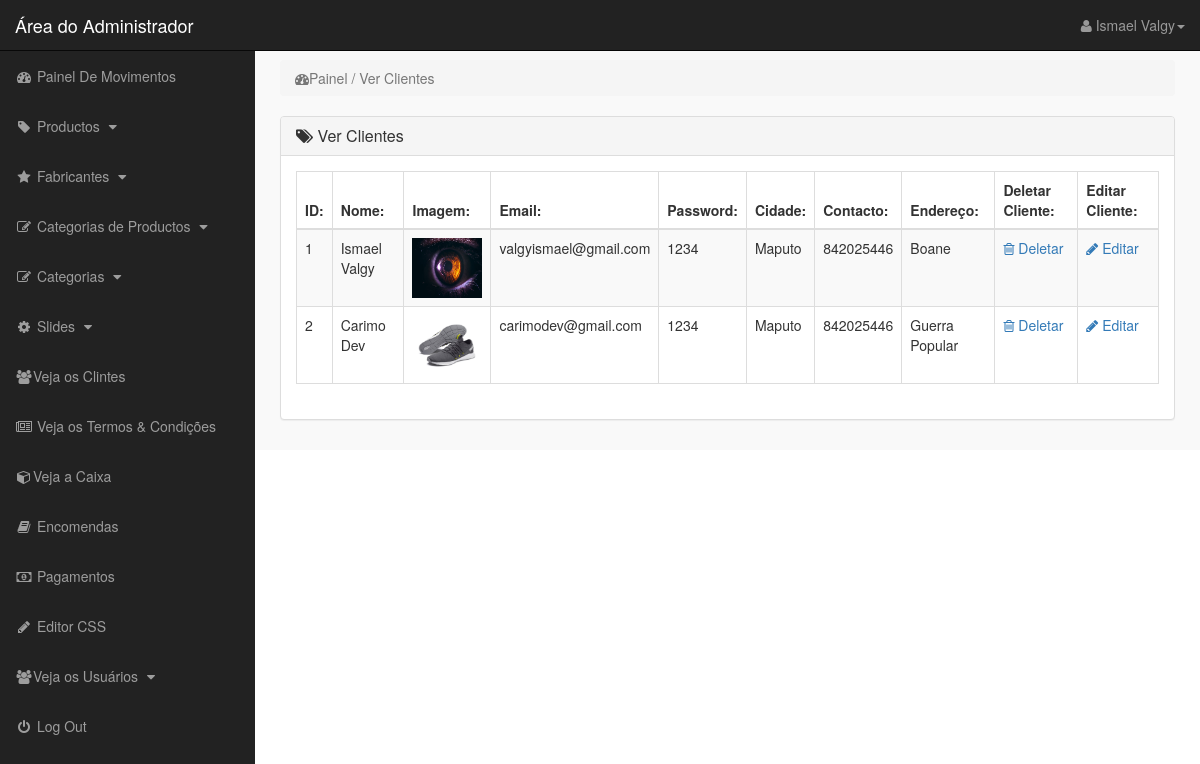
Page /admin_area/index.php?view_customers (signed in) on the committed database.
### tables this page shows
CREATE TABLE `customers` (
  `customer_id` int(10) NOT NULL,
  `customer_name` varchar(255) NOT NULL,
  `customer_email` varchar(255) NOT NULL,
  `customer_pass` varchar(255) NOT NULL,
  `customer_city` text NOT NULL,
  `customer_contact` varchar(255) NOT NULL,
  `customer_address` text NOT NULL,
  `customer_image` text NOT NULL,
  `customer_ip` varchar(100) NOT NULL
);

### admin_area/view_customers.php (the view)
<?php
    if(!isset($_SESSION['admin_email'])){
        echo"<script>window.open('login.php','_self')</script>";
    }else{
?>
<div class="row">
    <div class="col-lg-12">
        <ol class="breadcrumb">
            <li class="active">
                <i class="fa fa-dashboard"></i>Painel / Ver Clientes
            </li>
        </ol>
    </div>
</div>
<div class="row">
    <div class="col-lg-12">
        <div class="panel panel-default">
            <div class="panel-heading">
                <h3 class="panel-title">
                    <i class="fa fa-tags"></i> Ver Clientes
                </h3>
            </div>
            <div class="panel-body">
                <div class="table-responsive">
                    <table class="table table-striped table-bordered table-hover">
                        <thead>
                            <tr>
                                <th> ID: </th>
                                <th> Nome: </th>
                                <th> Imagem: </th>
                                <th> Email: </th>
                                <th> Password: </th>
                                <th> Cidade: </th>
                                <th> Contacto: </th>
                                <th> Endereço: </th>
                                <th> Deletar Cliente: </th>
                                <th> Editar Cliente: </th>
                            </tr>
                        </thead>
                        <tbody>
                            <?php
                                $i=0;
                                $get_customers = "select * from customers";
                                $run_customers = mysqli_query($con,$get_customers);
                                while($row_customers=mysqli_fetch_array($run_customers)){
                                    $customers_id = $row_customers['customer_id'];
                                    $customers_name = $row_customers['customer_name'];
                                    $customers_email = $row_customers['customer_email'];
                                    $customers_image = $row_customers['customer_image'];
                                    $customers_pass = $row_customers['customer_pass'];
                                    $customers_city = $row_customers['customer_city'];
                                    $customers_contact = $row_customers['customer_contact'];
                                    $customers_address = $row_customers['customer_address'];
                                    $i++;
                            ?>
                            <tr>
                                <td><?php echo $i;?></td>
                                <td><?php echo $customers_name;?></td>
                                <td><img src="../customer/customer_images/<?php echo $customers_image;?>" width="70" height="60"></td>
                                <td><?php echo $customers_email;?></td>
                                <td><?php echo $customers_pass;?></td>
                                <td><?php echo $customers_city;?></td>
                                <td><?php echo $customers_contact;?></td>
                                <td><?php echo $customers_address;?></td>
                                <td>
                                    <a href="index.php?delete_customer=<?php echo  $customers_id; ?>">
                                       <i class="fa fa-trash-o"></i> Deletar
                                    </a>
                                </td>
                                <td>
                                    <a href="index.php?edit_customer=<?php echo  $customers_id; ?>">
                                       <i class="fa fa-pencil"></i> Editar
                                    </a>
                                </td>
                            </tr>
                            <?php } ?>
                        </tbody>
                    </table>
                </div>
            </div>
        </div>
    </div>
</div>
<?php  } ?>

### admin_area/includes/sidebar.php (shortened to what this page needs)
<?php
    if(!isset($_SESSION['admin_email'])){
        echo"<script>window.open('login.php','_self')</script>";
    }else{
?>
   <nav class="navbar navbar-inverse navbar-fixed-top">
    <div class="navbar-header">
        <a href="index.php?dashboard" class="navbar-brand">Área do Administrador</a>
    </div>
    <ul class="nav navbar-right top-nav">
        <li class="dropdown">
            <a href="#" class="dropdown-toggle" data-toggle="dropdown">
                <i class="fa fa-user"></i> <?php echo $admin_name; ?><b class="caret"></b>
            </a>
        </li>
    </ul>
    <div class="collapse navbar-collapse navbar-ex1-collapse">
        <ul class="nav navbar-nav side-nav">
            <li>
                   <a href="index.php?dashboard">
                       <i class="fa fa-fw fa-dashboard"></i> Painel De Movimentos
                   </a>
            </li>
            <li>
                   <a href="#" data-toggle="collapse" data-target="#products">
                       <i class="fa fa-fw fa-tag"></i> Productos
                       <i class="fa fa-fw fa-caret-down"></i>
                   </a>
            </li><li>
                   <a href="#" data-toggle="collapse" data-target="#manufacturer">
                       <i class="fa fa-fw fa-star"></i> Fabricantes
                       <i class="fa fa-fw fa-caret-down"></i>
                   </a>
            </li>
            <li>
                   <a href="#" data-toggle="collapse" data-target="#p_cat">
                       <i class="fa fa-fw fa-edit"></i> Categorias de Productos
                       <i class="fa fa-fw fa-caret-down"></i>
                   </a>
            </li>
            <li>
                   <a href="#" data-toggle="collapse" data-target="#cat">
                       <i class="fa fa-fw fa-edit"></i> Categorias
                       <i class="fa fa-fw fa-caret-down"></i>
                   </a>
            </li>
            <li>
                   <a href="#" data-toggle="collapse" data-target="#slides">
                       <i class="fa fa-fw fa-gear"></i> Slides
                       <i class="fa fa-fw fa-caret-down"></i>
                   </a>
            </li>
            <li>
                <a href="index.php?view_customers">
                    <i class="fa fa-fw fa-users"></i>Veja os Clintes
                </a>
            </li>
            <li>
                <a href="index.php?view_terms">
                    <i class="fa fa-fw fa-newspaper-o"></i> Veja os Termos & Condições
                </a>
            </li>
            <li>
                <a href="index.php?view_box">
                    <i class="fa fa-fw fa-cube"></i>Veja a Caixa
                </a>
            </li>
            <li>
                <a href="index.php?view_orders">
                    <i class="fa fa-fw fa-book"></i> Encomendas
                </a>
            </li>
            <li>
                <a href="index.php?view_payments">
                    <i class="fa fa-fw fa-money"></i> Pagamentos
                </a>
            </li>
            <li>
            <li>
                <a href="index.php?edit_css">
                    <i class="fa fa-fw fa-pencil"></i> Editor CSS
                </a>
            </li>
            <li>
                   <a href="#" data-toggle="collapse" data-target="#users">
                       <i class="fa fa-fw fa-users"></i>Veja os Usuários
                       <i class="fa fa-fw fa-caret-down"></i>
                   </a>
            </li>
            <li>
                <a href="logout.php">
                    <i class="fa fa-fw fa-power-off"></i> Log Out
                </a>
            </li>
        </ul>
    </div>
</nav>
<?php } ?>

### admin_area/css/style.css (style rules this page uses)
body { margin-top: 100px; }
@media (min-width: 768px) { body { margin-top: 50px; } }
.top-nav { padding: 0 15px; }
.top-nav>li { float: left; display: inline-block; }
.top-nav>li>a { color: #999999; line-height: 20px; padding-top: 15px; padding-bottom: 15px; }
@media (min-width: 768px) { .side-nav { position: fixed; top: 51px; bottom: 0; width: 255px; overflow-y: auto; overflow-x: hidden; background-color: #222222; padding-bottom: 40px; border-radius: 0; } }
@media (min-width: 768px) { .side-nav>li>a { width: 255px; } }
.panel-body { border-radius: 5px; }

### rows in the picture
customers: customer_name "Ismael Valgy", customer_image (picture), customer_email "valgyismael@gmail.com", customer_pass "1234", customer_city "Maputo", customer_contact "842025446", customer_address "Boane"
customers: customer_name "Carimo Dev", customer_image (picture), customer_email "carimodev@gmail.com", customer_pass "1234", customer_city "Maputo", customer_contact "842025446", customer_address "Guerra Popular"

### other values in the picture
$admin_name "Ismael Valgy"
